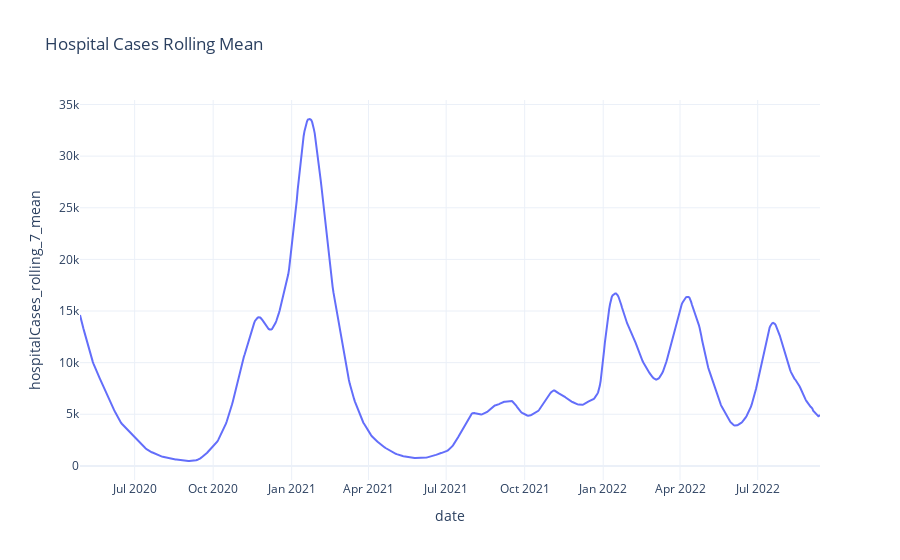

Source (notebook cell):
### Code cell
# plot cumulative_deceased
fig = px.line(
    merged_data,
    x=merged_data.index,
    y="hospitalCases_rolling_7_mean",
    title="Hospital Cases Rolling Mean",
)
fig.show()
fig.write_image("reports/figures/hospital_cases_rolling_mean.png")

### Figure 1 — Plotly figure (JSON) as saved in the notebook; plotly's stock layout.template omitted (floating-point values rounded to 4 significant figures; data arrays with more than 128 entries replaced by an {"elided": "..."} marker saying what was removed)
{"data": [{"hovertemplate": "date=%{x}<br>hospitalCases_rolling_7_mean=%{y}<extra></extra>", "legendgroup": "", "line": {"color": "#636efa", "dash": "solid"}, "marker": {"symbol": "circle"}, "mode": "lines", "name": "", "orientation": "v", "showlegend": false, "type": "scatter", "x": {"elided": "868 str values"}, "xaxis": "x", "y": {"elided": "868 float values"}, "yaxis": "y"}], "layout": {"legend": {"tracegroupgap": 0}, "title": {"text": "Hospital Cases Rolling Mean"}, "xaxis": {"anchor": "y", "domain": [0, 1], "title": {"text": "date"}}, "yaxis": {"anchor": "x", "domain": [0, 1], "title": {"text": "hospitalCases_rolling_7_mean"}}}}
